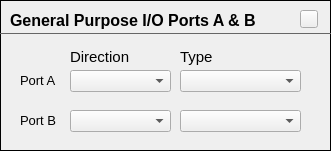
               <widget class="FrameContent" name="frmExternalIO">
                <property name="geometry">
                 <rect>
                  <x>360</x>
                  <y>220</y>
                  <width>331</width>
                  <height>151</height>
                 </rect>
                </property>
                <property name="frameShape">
                 <enum>QFrame::Panel</enum>
                </property>
                <property name="frameShadow">
                 <enum>QFrame::Plain</enum>
                </property>
                <property name="midLineWidth">
                 <number>0</number>
                </property>
                <widget class="QFrame" name="frame_18">
                 <property name="geometry">
                  <rect>
                   <x>0</x>
                   <y>23</y>
                   <width>331</width>
                   <height>20</height>
                  </rect>
                 </property>
                 <property name="styleSheet">
                  <string notr="true">color: #666;</string>
                 </property>
                 <property name="frameShape">
                  <enum>QFrame::HLine</enum>
                 </property>
                 <property name="frameShadow">
                  <enum>QFrame::Plain</enum>
                 </property>
                </widget>
                <widget class="QLabel" name="label_61">
                 <property name="geometry">
                  <rect>
                   <x>10</x>
                   <y>10</y>
                   <width>281</width>
                   <height>21</height>
                  </rect>
                 </property>
                 <property name="font">
                  <font>
                   <family>MS Shell Dlg 2</family>
                   <pointsize>12</pointsize>
                   <weight>75</weight>
                   <bold>true</bold>
                  </font>
                 </property>
                 <property name="text">
                  <string>General Purpose I/O Ports A &amp; B</string>
                 </property>
                </widget>
                <widget class="QLabel" name="label_5">
                 <property name="geometry">
                  <rect>
                   <x>20</x>
                   <y>70</y>
                   <width>41</width>
                   <height>21</height>
                  </rect>
                 </property>
                 <property name="font">
                  <font>
                   <pointsize>10</pointsize>
                  </font>
                 </property>
                 <property name="text">
                  <string>Port A</string>
                 </property>
                </widget>
                <widget class="QComboBox" name="cboPortADataDirection">
                 <property name="geometry">
                  <rect>
                   <x>70</x>
                   <y>70</y>
                   <width>101</width>
                   <height>22</height>
                  </rect>
                 </property>
                </widget>
                <widget class="QComboBox" name="cboPortBDataDirection">
                 <property name="geometry">
                  <rect>
                   <x>70</x>
                   <y>110</y>
                   <width>101</width>
                   <height>22</height>
                  </rect>
                 </property>
                </widget>
                <widget class="QLabel" name="label_63">
                 <property name="geometry">
                  <rect>
                   <x>20</x>
                   <y>110</y>
                   <width>41</width>
                   <height>21</height>
                  </rect>
                 </property>
                 <property name="font">
                  <font>
                   <pointsize>10</pointsize>
                  </font>
                 </property>
                 <property name="text">
                  <string>Port B</string>
                 </property>
                </widget>
                <widget class="QComboBox" name="cboPortA_DataType">
                 <property name="geometry">
                  <rect>
                   <x>180</x>
                   <y>70</y>
                   <width>121</width>
                   <height>22</height>
                  </rect>
                 </property>
                 <property name="minimumSize">
                  <size>
                   <width>0</width>
                   <height>0</height>
                  </size>
                 </property>
                </widget>
                <widget class="QLabel" name="lblPortInputType">
                 <property name="geometry">
                  <rect>
                   <x>180</x>
                   <y>46</y>
                   <width>91</width>
                   <height>21</height>
                  </rect>
                 </property>
                 <property name="font">
                  <font>
                   <pointsize>11</pointsize>
                  </font>
                 </property>
                 <property name="text">
                  <string>Type</string>
                 </property>
                </widget>
                <widget class="QLabel" name="label_76">
                 <property name="geometry">
                  <rect>
                   <x>70</x>
                   <y>46</y>
                   <width>91</width>
                   <height>21</height>
                  </rect>
                 </property>
                 <property name="font">
                  <font>
                   <pointsize>11</pointsize>
                  </font>
                 </property>
                 <property name="text">
                  <string>Direction</string>
                 </property>
                </widget>
                <widget class="HelpButton" name="hpbPortsAB">
                 <property name="geometry">
                  <rect>
                   <x>300</x>
                   <y>10</y>
                   <width>18</width>
                   <height>18</height>
                  </rect>
                 </property>
                 <property name="maximumSize">
                  <size>
                   <width>18</width>
                   <height>18</height>
                  </size>
                 </property>
                 <property name="text">
                  <string/>
                 </property>
                </widget>
                <widget class="QComboBox" name="cboPortB_DataType">
                 <property name="geometry">
                  <rect>
                   <x>180</x>
                   <y>110</y>
                   <width>121</width>
                   <height>22</height>
                  </rect>
                 </property>
                 <property name="minimumSize">
                  <size>
                   <width>0</width>
                   <height>0</height>
                  </size>
                 </property>
                </widget>
               </widget>
